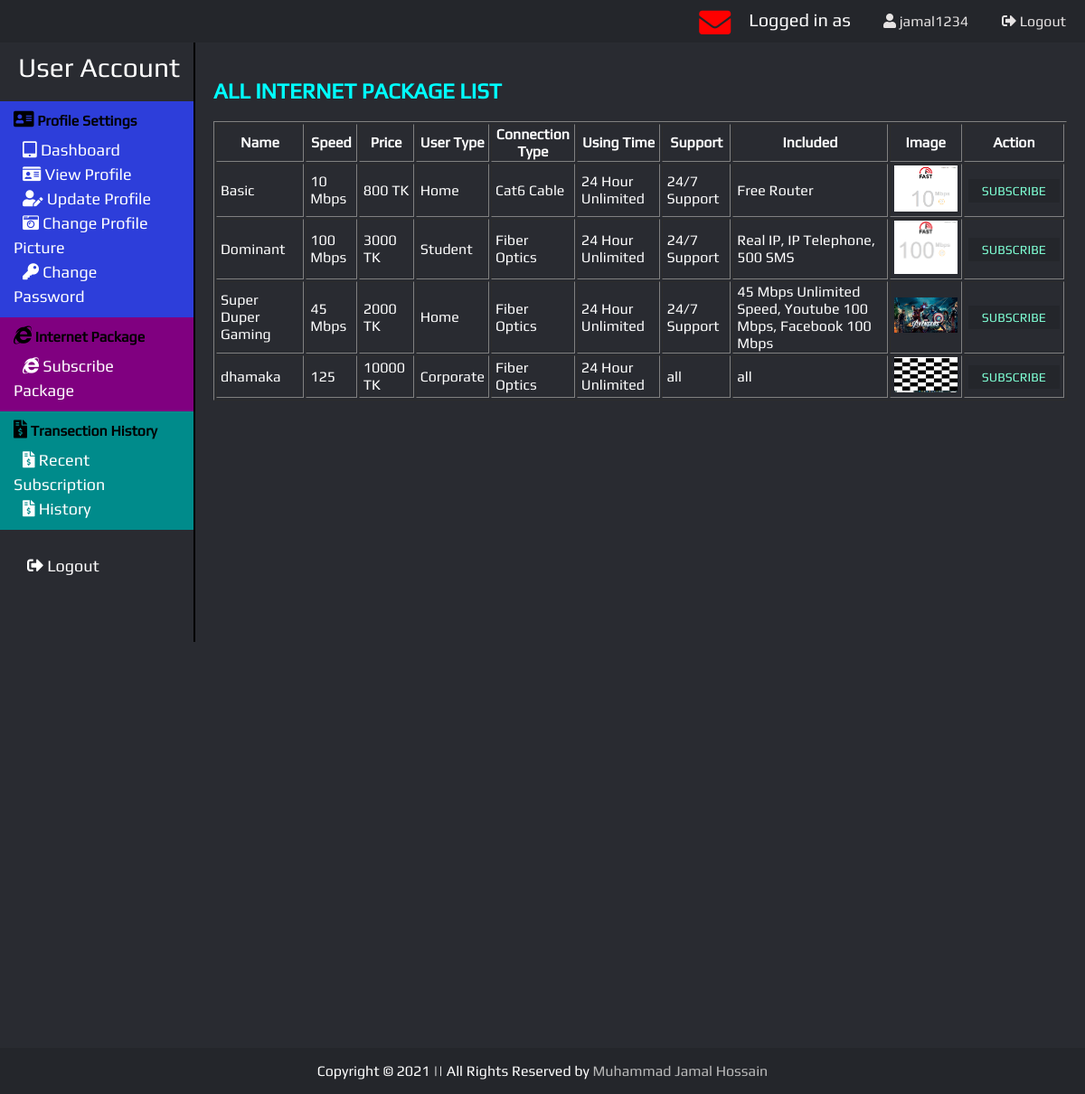
Screenshot of /internetpack_view/subscribe_internetpack.php (signed in) with the database file from the repository.
### tables this page shows
CREATE TABLE `internetpack` (
  `id` int(11) NOT NULL,
  `pack_id` varchar(100) NOT NULL,
  `name` varchar(30) NOT NULL,
  `speed` varchar(10) NOT NULL,
  `usertype` varchar(30) NOT NULL,
  `conntype` varchar(30) NOT NULL,
  `time` varchar(20) NOT NULL,
  `support` varchar(30) NOT NULL,
  `included` varchar(200) NOT NULL,
  `image` varchar(200) NOT NULL,
  `price` varchar(20) NOT NULL,
  `display` varchar(20) NOT NULL
);

### model/ipack_model.php (called while the page is built, shortened)
<?php
function showallipacks()
{
	$conn = db_conn();
    $selectQuery = 'SELECT * FROM `internetpack` ';
    try
    {
        $stmt = $conn->query($selectQuery);
    }
    catch(PDOException $e)
    {
        echo $e->getMessage();
    }
    $rows = $stmt->fetchAll(PDO::FETCH_ASSOC);
    return $rows;
}

### internetpack_controller/ipackinfoCntrl.php (called while the page is built, shortened)
<?php
    require_once ('../model/ipack_model.php');
    function fetchallipacks()
    {
        return showallipacks();
    }
?>

### internetpack_view/subscribe_internetpack.php (the view, shortened to what this page needs)
<?php
    require_once '../internetpack_controller/ipackinfoCntrl.php';
    $ipacks = fetchallipacks();
?>
<!DOCTYPE html>
<html lang="en">
<head>
    <link href="../resources/stylesheet/ife.css?v=<?php echo time(); ?>" rel="stylesheet">
</head>
<body>
    <?php include('../header_footer/header_after_login.php'); ?>
    <div class="main">
        <section>
            <h1 class="color-cyan">ALL INTERNET PACKAGE LIST</h1>
            <table border="1" class="usr-table">
                <thead>
                    <tr>
                        <th>Name</th>
                        <th>Speed</th>
                        <th>Price</th>
                        <th>User Type</th>
                        <th>Connection Type</th>
                        <th>Using Time</th>
                        <th>Support</th>
                        <th>Included</th>
                        <th>Image</th>
                        <th>Action</th>
                    </tr>
                </thead>
                <tbody>
                    <?php foreach ($ipacks as $i => $ipack): ?>
                        <tr>
                            <td><?php echo $ipack['name'] ?></td>
                            <td><?php echo $ipack['speed'] ?></td>
                            <td><?php echo $ipack['price']." TK" ?></td>
                            <td><?php echo $ipack['usertype'] ?></td>
                            <td><?php echo $ipack['conntype'] ?></td>
                            <td><?php echo $ipack['time'] ?></td>
                            <td><?php echo $ipack['support'] ?></td>
                            <td><?php echo $ipack['included'] ?></td>
                            <td><img width="70px" src="../resources/img/ipack_img/<?php echo $ipack['image'] ?>" alt="<?php echo $ipack['name'] ?>"></td>
                            <td>
                                <a href="../view/create_payment.php?pack_id=<?php echo $ipack['pack_id'] ?>" class="green"><span class="btn-action">Subscribe</span></a>
                            </td>
                        </tr>
                    <?php endforeach; ?>
                </tbody>
            </table>
        </section>
    </div>
    <?php include('../header_footer/copyright.php'); ?>
</body>
</html>

### resources/stylesheet/ife.css (style rules this page uses)
* { box-sizing: border-box; }
body { margin: 0; padding:0; background-color: #292b31; font-family: Play; color: white; }
a { color: #bbbbbb; text-decoration: none; }
section { width: 82%; float: right; height: 500px; padding: 20px; }
.green { color: green; }
.color-cyan { color:cyan; }
.usr-table tbody tr td { padding-left: 4px; padding-right: 4px; }
.usr-table a { color: aquamarine; }
.btn-action { text-transform: uppercase; background: #24262B; width: 15px; height: 10px; border: 0; padding-left: 15px; padding-right: 15px; padding-top: 5px; padding-bottom: 5px; font-size: 14px; -webkit-transition: all 0.5 ease; transition: all 0.5 ease; cursor: pointer; }

### rows the page displays
internetpack: name "Basic", speed "10 Mbps", price "800", usertype "Home", conntype "Cat6 Cable", time "24 Hour Unlimited", support "24/7 Support", included "Free Router", image (picture)
internetpack: name "Dominant", speed "100 Mbps", price "3000", usertype "Student", conntype "Fiber Optics", time "24 Hour Unlimited", support "24/7 Support", included "Real IP, IP Telephone, 500 SMS", image (picture)
internetpack: name "Super Duper Gaming", speed "45 Mbps", price "2000", usertype "Home", conntype "Fiber Optics", time "24 Hour Unlimited", support "24/7 Support", included "45 Mbps Unlimited Speed, Youtube 100 Mbps, Facebook 100 Mbps", image (picture)
internetpack: name "dhamaka", speed "125", price "10000", usertype "Corporate", conntype "Fiber Optics", time "24 Hour Unlimited", support "all", included "all", image (picture)

### other values shown
$User "jamal1234"
